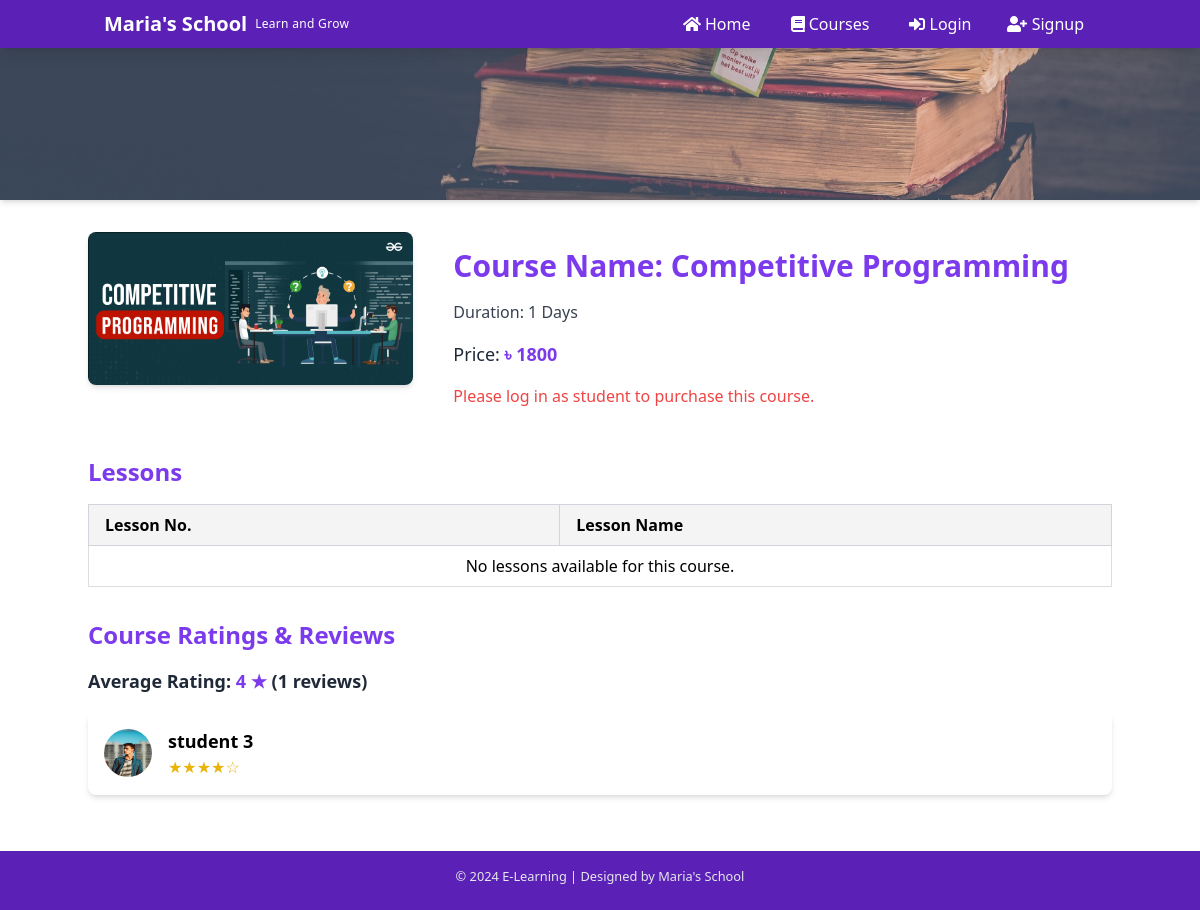
The page /coursedetails.php?course_id=23 on the database its author committed.
### tables this page shows
CREATE TABLE IF NOT EXISTS `course` (
  `course_id` int NOT NULL AUTO_INCREMENT,
  `instructor_id` int NOT NULL,
  `course_name` text NOT NULL,
  `course_desc` text NOT NULL,
  `course_author` varchar(255) NOT NULL,
  `course_img` text NOT NULL,
  `course_duration` int NOT NULL DEFAULT '0',
  `course_price` int NOT NULL,
  `rating` int DEFAULT NULL,
  `total_reviews` int(10) unsigned zerofill DEFAULT NULL,
  PRIMARY KEY (`course_id`)
);

CREATE TABLE IF NOT EXISTS `course_rating` (
  `id` int unsigned NOT NULL AUTO_INCREMENT,
  `course_id` int unsigned NOT NULL,
  `student_id` int unsigned NOT NULL,
  `rating` tinyint unsigned NOT NULL,
  `review` longtext,
  UNIQUE KEY `id` (`id`),
  UNIQUE KEY `course_id_student_id` (`course_id`,`student_id`),
  KEY `course_id` (`course_id`),
  KEY `student_id` (`student_id`)
);

CREATE TABLE IF NOT EXISTS `student` (
  `id` int NOT NULL AUTO_INCREMENT,
  `name` varchar(255) NOT NULL,
  `email` varchar(255) NOT NULL,
  `password` varchar(255) NOT NULL,
  `occupation` varchar(255) NOT NULL DEFAULT 'Student',
  `bio` text,
  `image` text,
  `user_type` varchar(255) DEFAULT NULL,
  PRIMARY KEY (`id`) USING BTREE
);

### coursedetails.php (the view, shortened to what this page needs)
<?php
include('./dbConnection.php');
if (isset($_GET['course_id'])) {
    $course_id = $_GET['course_id'];
    $sql = "SELECT * FROM course WHERE course_id = ?";
    $stmt = $conn->prepare($sql);
    $stmt->bind_param("s", $course_id);
    $stmt->execute();
    $result = $stmt->get_result();
    $course = $result->fetch_assoc();
    $lessons = [];
    $is_logged_in = isset($_SESSION['student_id']);
    $has_purchased = false;
    $ratings = [];
    $average_rating = 0;
    $sql = "SELECT cr.rating, cr.review, s.name, s.image
            FROM course_rating cr
            LEFT JOIN student s ON cr.student_id = s.id
            WHERE cr.course_id = ?";
    $stmt = $conn->prepare($sql);
    $stmt->bind_param("s", $course_id);
    $stmt->execute();
    $result = $stmt->get_result();
    $total_rating = 0;
    $rating_count = 0;
    while ($row = $result->fetch_assoc()) {
        $ratings[] = $row;
        $total_rating += $row['rating'];
        $rating_count++;
    }
    if ($rating_count > 0) {
        $average_rating = round($total_rating / $rating_count, 1);
    }
} else {
  header('location: courses.php');
}
include(DIRECTORY . 'mainInclude/navbar.php');
?>
<div class="bg-violet-300">
  <div class="relative">
    <img src="./image/coursebanner.jpg" alt="courses" class="w-full h-[200px] object-cover shadow-md">
  </div>
</div>
<div class="container mx-auto mt-8">
  <?php if(isset($course) && !empty($course)) : ?>
    <div class="grid grid-cols-1 lg:grid-cols-3 gap-6">
      <div class="lg:col-span-1">
        <img src="<?= str_replace('..', '.', $course['course_img']) ?>" alt="Course Image" class="rounded-lg shadow-md w-full h-auto" />
      </div>
      <div class="lg:col-span-2">
        <div class="p-4">
          <h5 class="text-3xl font-bold text-violet-600 mb-4">Course Name: <?= htmlspecialchars($course['course_name']) ?> </h5>
          <p class="text-gray-700 mb-4">Duration: <?= htmlspecialchars($course['course_duration']) ?> Days </p>
          <p class="text-gray-800 text-lg mb-4">Price:
            <span class="font-bold text-violet-600">৳ <?= htmlspecialchars($course['course_price']) ?></span>
          </p>
          <?php if($is_logged_in) : ?>
            <?php if($has_purchased) : ?>
              <a href="Student/view-course.php?course_id=<?= urlencode($course_id); ?>" class="bg-violet-600 text-white px-6 py-2 rounded-md hover:bg-violet-700">
                View Course
              </a>
            <?php else : ?>
              <form action="checkout.php" method="post">
                <input type="hidden" name="id" value="<?= htmlspecialchars($course['course_price']) ?>">
                <input type="hidden" name="course_id" value="<?= htmlspecialchars($course['course_id']) ?>">
                <button type="submit" class="bg-violet-600 text-white px-6 py-2 rounded-md hover:bg-violet-700">Buy Now</button>
              </form>
            <?php endif; ?>
          <?php else : ?>
            <p class="text-red-500">Please log in as student to purchase this course.</p>
          <?php endif; ?>
        </div>
      </div>
    </div>
  <?php else : ?>
    <p class="text-red-500 text-center">Course not found.</p>
  <?php endif; ?>
</div>
<div class="container mx-auto mt-8">
  <h2 class="text-2xl font-semibold text-violet-600 mb-4">Lessons</h2>
  <div class="overflow-x-auto">
    <table class="min-w-full table-auto border border-gray-300 rounded-lg">
      <thead>
        <tr class="bg-violet-100 text-left">
          <th class="px-4 py-2 border-b border-gray-300">Lesson No.</th>
          <th class="px-4 py-2 border-b border-gray-300">Lesson Name</th>
        </tr>
      </thead>
      <tbody>
      <?php if(!empty($lessons)) : ?>
        <?php foreach($lessons as $index => $lesson) : ?>
          <tr class="border-t border-gray-200">
            <td class="px-4 py-2"><?= $index +1  ?></td>
            <td class="px-4 py-2"><?= htmlspecialchars($lesson["lesson_name"]) ?></td>
          </tr>
        <?php endforeach; ?>
      <?php else : ?>
        <tr>
          <td colspan="2" class="px-4 py-2 text-center">No lessons available for this course.</td>
        </tr>
      <?php endif; ?>
      </tbody>
    </table>
  </div>
</div>
<div class="container mx-auto mt-8">
  <h2 class="text-2xl font-semibold text-violet-600 mb-4">Course Ratings & Reviews</h2>
  <div class="text-lg font-semibold text-gray-800">
    Average Rating: <span class="text-violet-600"><?= $average_rating ?> ★</span> (<?= $rating_count ?> reviews)
  </div>
  <div class="mt-4">
    <?php if (!empty($ratings)) : ?>
      <?php foreach ($ratings as $rating) : ?>
        <div class="bg-white p-4 rounded-lg shadow-md mb-4 flex items-center">
          <img src="<?= str_replace('..', '.', $rating['image']) ?>" alt="Student Image" class="w-12 h-12 rounded-full mr-4">
          <div>
            <h4 class="text-lg font-bold"><?= htmlspecialchars($rating['name']) ?></h4>
            <div class="text-yellow-500">
              <?= str_repeat('★', $rating['rating']) . str_repeat('☆', 5 - $rating['rating']) ?>
            </div>
          </div>
        </div>
      <?php endforeach; ?>
    <?php else : ?>
      <p class="text-gray-600">No ratings or reviews yet.</p>
    <?php endif; ?>
  </div>
</div>
<?php
include(DIRECTORY . 'mainInclude/footer.php');
?>

### mainInclude/header.php (shortened to what this page needs)
<!DOCTYPE html>
<html lang="en">
  <head>
    <script src="https://cdn.tailwindcss.com"></script>
    <link rel="stylesheet" href="https://cdnjs.cloudflare.com/ajax/libs/font-awesome/6.0.0-beta3/css/all.min.css">
    <link rel="stylesheet" href="<?= DIRECTORY . 'css/style.css' ?>" />
    <link rel="stylesheet" href="https://unpkg.com/swiper/swiper-bundle.min.css" />
    <link rel="stylesheet" href="https://cdn.jsdelivr.net/npm/notyf/notyf.min.css">
  </head>
  <body class="flex flex-col min-h-screen">
    <div class="flex-1">

### mainInclude/navbar.php (shortened to what this page needs)
<?php
include(DIRECTORY . "mainInclude/header.php");
$dashboard_link = '';
$user_image = null;
$logged_in = isset($_SESSION['is_login']);
?>
<nav class="bg-violet-800 fixed top-0 w-full z-20 shadow-lg">
    <div class="container mx-auto flex justify-between items-center py-2 px-4">
        <a href="<?= htmlspecialchars(DIRECTORY . 'index.php') ?>" class="text-white flex items-center">
            <span class="text-xl font-extrabold">Maria's School</span>
            <span class="text-xs font-light tracking-wide ml-2">Learn and Grow</span>
        </a>
        <div class="flex items-center space-x-4">
            <ul class="flex space-x-4">
                <li>
                    <a href="<?= htmlspecialchars(DIRECTORY . 'index.php') ?>" class="text-white hover:bg-violet-700 px-3 py-1 rounded-md transition">
                        <i class="fas fa-home"></i> Home
                    </a>
                </li>
                <li>
                    <a href="<?= htmlspecialchars(DIRECTORY . 'courses.php') ?>" class="text-white hover:bg-violet-700 px-3 py-1 rounded-md transition">
                        <i class="fas fa-book"></i> Courses
                    </a>
                </li>
            </ul>
            <?php if ($logged_in): ?>
                <div class="relative">
                    <button id="userMenu" class="text-white flex items-center space-x-2 px-3 py-1 rounded-md hover:bg-violet-700 transition">
                        <?php if ($user_image): ?>
                            <img src="<?= 'image/' . htmlspecialchars($user_image) ?>" alt="User Image" class="w-6 h-6 rounded-full">
                        <?php else: ?>
                            <i class="fas fa-user-circle text-xl"></i>
                        <?php endif; ?>
                        <span><?= $user_name ?></span>
                        <i class="fas fa-chevron-down"></i>
                    </button>
                    <div id="dropdownMenu" class="hidden absolute right-0 mt-2 w-48 bg-white rounded-md shadow-lg">
                        <a href="<?= htmlspecialchars($dashboard_link) ?>" class="block px-4 py-2 text-gray-700 hover:bg-gray-200">
                            <i class="fas fa-tachometer-alt"></i> Dashboard
                        </a>
                        <a href="<?= htmlspecialchars(DIRECTORY . 'logout.php') ?>" class="block px-4 py-2 text-gray-700 hover:bg-gray-200">
                            <i class="fas fa-sign-out-alt"></i> Logout
                        </a>
                    </div>
                </div>
            <?php else: ?>
                <div class="flex space-x-3">
                    <a href="<?= htmlspecialchars(DIRECTORY . 'auth/login.php') ?>" class="text-white hover:bg-violet-700 px-3 py-1 rounded-md transition">
                        <i class="fas fa-sign-in-alt"></i> Login
                    </a>
                    <a href="<?= htmlspecialchars(DIRECTORY . 'auth/registration.php') ?>" class="text-white hover:bg-violet-700 px-3 py-1 rounded-md transition">
                        <i class="fas fa-user-plus"></i> Signup
                    </a>
                </div>
            <?php endif; ?>
        </div>
    </div>
</nav>
<div class="mt-auto">

### mainInclude/footer.php (shortened to what this page needs)
  </div>
  </div>
  <footer class="bg-violet-800 text-white py-4 flex flex-col items-center mt-10">
  <small class="text-center text-gray-200">
    &copy; 2024 E-Learning | Designed by Maria's School
  </small>
</footer>
</body>
</html>

### css/style.css (style rules this page uses)
.text-center { text-align: center; }

### css/sidebar.css (style rules this page uses)
table { border-collapse: collapse; width: 100%; }
th, td { border: 1px solid #ddd; padding: 8px; }
th { background-color: #f4f4f4; text-align: left; }

### rows shown on the page
course: course_img (picture), course_name "Competitive Programming", course_duration "1", course_price "1800"
course_rating: student.image (picture), student.name "student 3", rating "★★★★", rating "☆"

### other values the page prints
$average_rating "4"
$rating_count "1"
